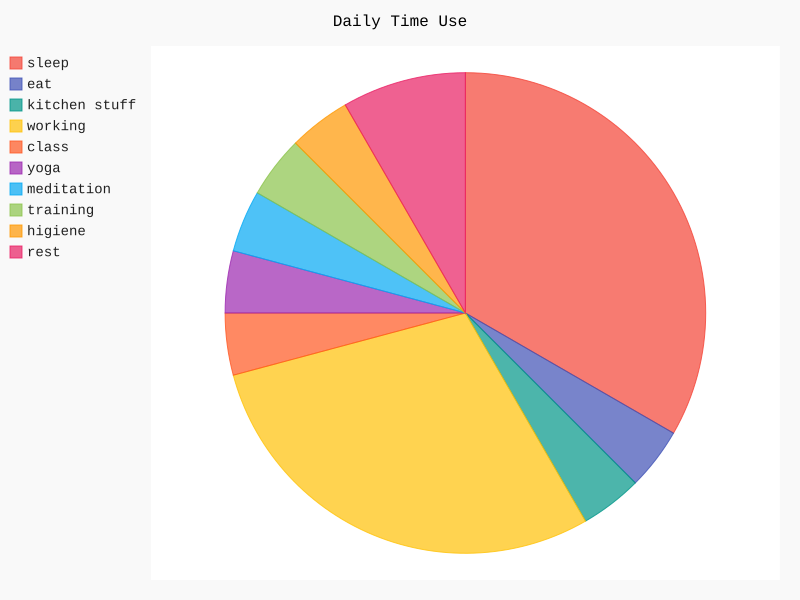

This chart was generated by the following Python code:
# DAILY TIME USE
# 1) Time
# 2) Decide how to use time
import pygal


class Topic:
    def __init__(self, label, hours):
        self.label = label
        self.hours = hours


class TimeUse:
    def __init__(self):
        self.hours_available = 24

        self.topics = []  # A list of objects Topic

    def populate_topics(self):
        while self.hours_available > 0:
            self.get_topic_from_user()

    def get_topic_from_user(self):
        print(f'Hours available: {self.hours_available}')

        while True:
            label = input('Label: ')
            if label:
                break

        while True:
            hours = input('Hours: ')
            if hours.isdigit() and hours != '0':
                hours = int(hours)

                if hours <= self.hours_available:
                    break

                print('Exceeding time!')

        self.topics.append(
            Topic(
                label=label,
                hours=hours,
            )
        )

        self.hours_available -= hours

    def display_topics(self):
        print('Topics:')
        for topic in self.topics:
            print(f'{topic.label}: {topic.hours}')

    def generate_chart(self):
        pie_chart = pygal.Pie()
        pie_chart.title = 'Daily Time Use'

        for topic in self.topics:
            pie_chart.add(topic.label, topic.hours)

        pie_chart.render_to_file('daily_time_use.svg')


if __name__ == '__main__':
    time_use = TimeUse()
    time_use.populate_topics()
    time_use.display_topics()
    time_use.generate_chart()
